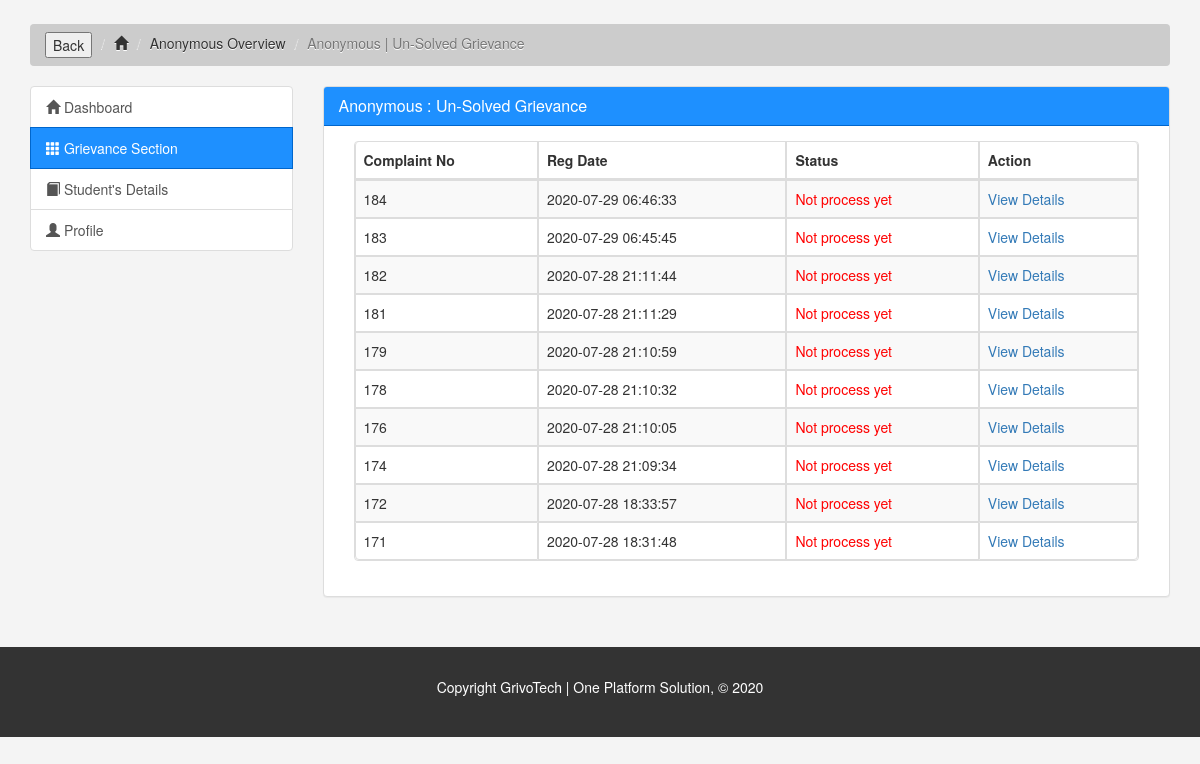
Page /college/anonymous1.php (signed in) on the earlier database version.
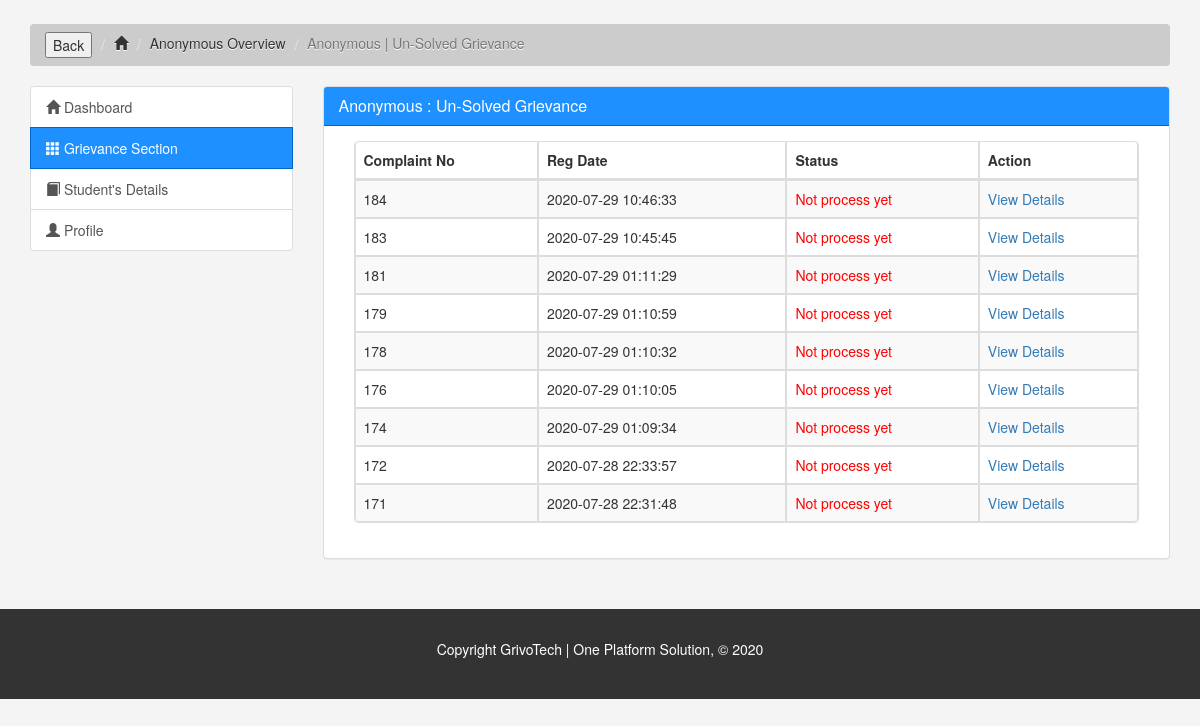
Same page on the later database version.
### tables this page shows
CREATE TABLE `complain` (
  `complaintNumber` int(11) NOT NULL,
  `userId` int(11) DEFAULT NULL,
  `grievanceId` int(11) DEFAULT NULL,
  `complain` mediumtext DEFAULT NULL,
  `proof` varchar(255) DEFAULT NULL,
  `isAnonymous` int(11) DEFAULT NULL,
  `regDate` timestamp NULL DEFAULT current_timestamp(),
  `status` varchar(50) DEFAULT NULL,
  `lastUdationDate` timestamp NULL DEFAULT NULL ON UPDATE current_timestamp(),
  `isGroupComplaint` tinyint(1) NOT NULL
);

### college/anonymous1.php (the view, shortened to what this page needs)
<?php
include('../include/db.php');
if(strlen($_SESSION['alogin'])==0)
	{
header('location:cllglogin.php');
}
else{
?>
<!DOCTYPE html>
<html lang="en">
<head>
	<link href="css/bootstrap.min.css" rel="stylesheet">
	<link rel="stylesheet" href="https://maxcdn.bootstrapcdn.com/bootstrap/3.3.7/css/bootstrap.min.css">
	<link rel="stylesheet" href="https://cdnjs.cloudflare.com/ajax/libs/font-awesome/4.7.0/css/font-awesome.min.css">
		<link rel="stylesheet" href="css/fac_style.css">
</head>
<body>
	<section id="breadcrumb">
		<div class="container" style="margin-top: 2%;">
			 <ol class="breadcrumb">
			 	<li><input type="button" value="Back" onclick="history.go(-1)"></li>
			 	<li><a href="index.php"><span class="glyphicon glyphicon-home" aria-hidden="true"></span></a></li>
			 	<li><a href="anonymousGrievance.php" style="text-decoration: none;">Anonymous Overview</a></li>
			 	<li class="active">Anonymous | Un-Solved Grievance</li>
			 </ol>
		</div>
	</section>
	<section id="main">
		<div class="container">
			<div class="row">
				<div class="col-md-3">
					<div class="list-group">
						<a href="index.php" class="list-group-item"><span class="glyphicon glyphicon-home" aria-hidden="true"></span> Dashboard</a>
						<a href="grievance_section.php" class="list-group-item active main-color-bg"><span class="glyphicon glyphicon-th" aria-hidden="true"></span> Grievance Section</a>
						<a href="studentdetails.php" class="list-group-item"><span class="glyphicon glyphicon-book" aria-hidden="true"></span> Student's Details</a>
						<a href="facultyprofile.php" class="list-group-item"><span class="glyphicon glyphicon-user" aria-hidden="true"></span> Profile</a>
					</div>
				</div>
				<div class="col-md-9">
					<div class="panel panel-default">
						<div class="panel-heading main-color-bg">
							<h3 class="panel-title">Anonymous : Un-Solved Grievance</h3>
						</div>
						<div class="panel-body" style="min-height: 400px;">
							  <div class="col-sm-9 col-md-12 mt-5">
								  <table cellpadding="0" cellspacing="0" border="0" class="datatable-1 table table-bordered table-striped	table-responsive display" >
									<thead>
										<tr>
											<th>Complaint No</th>
											<th>Reg Date</th>
											<th>Status</th>
											<th>Action</th>
										</tr>
									</thead>
                                    <tbody>
                              <?php
                                $query=mysqli_query($db,"select * from complain where status is null  and isAnonymous='1' ORDER BY regDate DESC");
                             while($row=mysqli_fetch_array($query))
                              {
                                   ?>
										<tr>
											<td><?php echo htmlentities($row['complaintNumber']);?></td>
											<td><?php echo htmlentities($row['regDate']);?></td>
											<td style="color:red;">Not process yet</td>
											<td>   <a href="complaint-detailsAnonymous.php?cid=<?php echo htmlentities($row['complaintNumber']);?>"> View Details</a>
											</td>
											</tr>
										<?php  } ?>
										</tbody>
								</table>
							 </div>
													</div>
					</div>
				</div>
			</div>
		</div>
	</section>
	<?php include('../include/footer.php'); ?>
</body>
</html>
<?php } ?>

Differences in the rows shown:
removed complain: complaintNumber "182", regDate "2020-07-28 21:11:44"
changed complain id 184: regDate "2020-07-29 06:46:33" → "2020-07-29 10:46:33"
changed complain id 183: regDate "2020-07-29 06:45:45" → "2020-07-29 10:45:45"
changed complain id 181: regDate "2020-07-28 21:11:29" → "2020-07-29 01:11:29"
changed complain id 179: regDate "2020-07-28 21:10:59" → "2020-07-29 01:10:59"
changed complain id 178: regDate "2020-07-28 21:10:32" → "2020-07-29 01:10:32"
changed complain id 176: regDate "2020-07-28 21:10:05" → "2020-07-29 01:10:05"
changed complain id 174: regDate "2020-07-28 21:09:34" → "2020-07-29 01:09:34"
changed complain id 172: regDate "2020-07-28 18:33:57" → "2020-07-28 22:33:57"
changed complain id 171: regDate "2020-07-28 18:31:48" → "2020-07-28 22:31:48"
